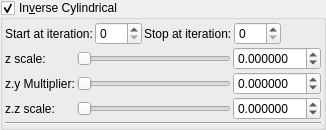
    <widget class="MyGroupBox" name="groupCheck_transf_function_enabledBx_false">
     <property name="toolTip">
      <string>&lt;html&gt;&lt;head/&gt;&lt;body&gt;&lt;p&gt;Cpixel is CVector3 c = ( c.x, c.y, c.z). It is each original point (pixel) in 3D space where the iteration starts from, ( c = original z for each point .) It is commonly found in formula structures z = f(z) + c.&lt;/p&gt;&lt;p&gt;The Cpixel multiplier effectively scales this point &amp;quot;c&amp;quot;.&lt;/p&gt;&lt;p&gt;In this formula the c.y and c.z components of &amp;quot;CVector3 c&amp;quot; are swapped before being multiplied by &amp;quot;CVector3 z&amp;quot; components.&lt;br/&gt;&lt;/p&gt;&lt;/body&gt;&lt;/html&gt;</string>
     </property>
     <property name="title">
      <string>In&amp;verse Cylindrical</string>
     </property>
     <property name="checkable">
      <bool>true</bool>
     </property>
     <layout class="QVBoxLayout" name="verticalLayout_50">
      <property name="spacing">
       <number>2</number>
      </property>
      <property name="leftMargin">
       <number>2</number>
      </property>
      <property name="topMargin">
       <number>2</number>
      </property>
      <property name="rightMargin">
       <number>2</number>
      </property>
      <property name="bottomMargin">
       <number>2</number>
      </property>
      <item>
       <layout class="QGridLayout" name="gridLayout_65">
        <property name="spacing">
         <number>2</number>
        </property>
        <item row="1" column="5">
         <spacer name="horizontalSpacer_37">
          <property name="orientation">
           <enum>Qt::Horizontal</enum>
          </property>
          <property name="sizeHint" stdset="0">
           <size>
            <width>40</width>
            <height>20</height>
           </size>
          </property>
         </spacer>
        </item>
        <item row="1" column="2">
         <widget class="QLabel" name="label_250">
          <property name="text">
           <string>Stop at iteration:</string>
          </property>
         </widget>
        </item>
        <item row="1" column="3">
         <widget class="MySpinBox" name="spinboxInt_transf_stop_iterations_D">
          <property name="sizePolicy">
           <sizepolicy hsizetype="Minimum" vsizetype="Maximum">
            <horstretch>0</horstretch>
            <verstretch>0</verstretch>
           </sizepolicy>
          </property>
          <property name="maximum">
           <number>250</number>
          </property>
         </widget>
        </item>
        <item row="1" column="1">
         <widget class="MySpinBox" name="spinboxInt_transf_start_iterations_D">
          <property name="sizePolicy">
           <sizepolicy hsizetype="Minimum" vsizetype="Maximum">
            <horstretch>0</horstretch>
            <verstretch>0</verstretch>
           </sizepolicy>
          </property>
          <property name="maximum">
           <number>250</number>
          </property>
         </widget>
        </item>
        <item row="1" column="0">
         <widget class="QLabel" name="label_251">
          <property name="text">
           <string>Start at iteration:</string>
          </property>
         </widget>
        </item>
       </layout>
      </item>
      <item>
       <layout class="QGridLayout" name="gridLayout_44">
        <property name="spacing">
         <number>2</number>
        </property>
        <item row="2" column="2">
         <widget class="MyDoubleSpinBox" name="spinbox_transf_scale_1">
          <property name="sizePolicy">
           <sizepolicy hsizetype="Minimum" vsizetype="Maximum">
            <horstretch>0</horstretch>
            <verstretch>0</verstretch>
           </sizepolicy>
          </property>
          <property name="prefix">
           <string/>
          </property>
          <property name="suffix">
           <string/>
          </property>
          <property name="decimals">
           <number>6</number>
          </property>
          <property name="minimum">
           <double>-99.989999999999995</double>
          </property>
          <property name="maximum">
           <double>99.989999999999995</double>
          </property>
          <property name="singleStep">
           <double>0.100000000000000</double>
          </property>
         </widget>
        </item>
        <item row="2" column="0">
         <widget class="QLabel" name="label_113">
          <property name="text">
           <string>z.y Multiplier:</string>
          </property>
         </widget>
        </item>
        <item row="1" column="0">
         <widget class="QLabel" name="label_112">
          <property name="text">
           <string>z scale:</string>
          </property>
         </widget>
        </item>
        <item row="3" column="0">
         <widget class="QLabel" name="label_114">
          <property name="text">
           <string>z.z scale:</string>
          </property>
         </widget>
        </item>
        <item row="5" column="0" colspan="3">
         <widget class="Line" name="line_33">
          <property name="orientation">
           <enum>Qt::Horizontal</enum>
          </property>
         </widget>
        </item>
        <item row="2" column="1">
         <widget class="QSlider" name="slider_transf_scale_1">
          <property name="sizePolicy">
           <sizepolicy hsizetype="Expanding" vsizetype="Maximum">
            <horstretch>0</horstretch>
            <verstretch>0</verstretch>
           </sizepolicy>
          </property>
          <property name="minimum">
           <number>0</number>
          </property>
          <property name="maximum">
           <number>1000000</number>
          </property>
          <property name="value">
           <number>0</number>
          </property>
          <property name="sliderPosition">
           <number>0</number>
          </property>
          <property name="orientation">
           <enum>Qt::Horizontal</enum>
          </property>
         </widget>
        </item>
        <item row="1" column="2">
         <widget class="MyDoubleSpinBox" name="spinbox_transf_scaleA_1">
          <property name="sizePolicy">
           <sizepolicy hsizetype="Minimum" vsizetype="Maximum">
            <horstretch>0</horstretch>
            <verstretch>0</verstretch>
           </sizepolicy>
          </property>
          <property name="prefix">
           <string/>
          </property>
          <property name="suffix">
           <string/>
          </property>
          <property name="decimals">
           <number>6</number>
          </property>
          <property name="minimum">
           <double>-99.989999999999995</double>
          </property>
          <property name="maximum">
           <double>99.989999999999995</double>
          </property>
          <property name="singleStep">
           <double>0.100000000000000</double>
          </property>
         </widget>
        </item>
        <item row="3" column="2">
         <widget class="MyDoubleSpinBox" name="spinbox_transf_scaleC_1">
          <property name="sizePolicy">
           <sizepolicy hsizetype="Minimum" vsizetype="Maximum">
            <horstretch>0</horstretch>
            <verstretch>0</verstretch>
           </sizepolicy>
          </property>
          <property name="prefix">
           <string/>
          </property>
          <property name="suffix">
           <string/>
          </property>
          <property name="decimals">
           <number>6</number>
          </property>
          <property name="minimum">
           <double>-99.989999999999995</double>
          </property>
          <property name="maximum">
           <double>99.989999999999995</double>
          </property>
          <property name="singleStep">
           <double>0.100000000000000</double>
          </property>
         </widget>
        </item>
        <item row="3" column="1">
         <widget class="QSlider" name="slider_transf_scaleC_1">
          <property name="sizePolicy">
           <sizepolicy hsizetype="Expanding" vsizetype="Maximum">
            <horstretch>0</horstretch>
            <verstretch>0</verstretch>
           </sizepolicy>
          </property>
          <property name="minimum">
           <number>0</number>
          </property>
          <property name="maximum">
           <number>10000000</number>
          </property>
          <property name="value">
           <number>0</number>
          </property>
          <property name="sliderPosition">
           <number>0</number>
          </property>
          <property name="orientation">
           <enum>Qt::Horizontal</enum>
          </property>
         </widget>
        </item>
        <item row="1" column="1">
         <widget class="QSlider" name="slider_transf_scaleA_1">
          <property name="sizePolicy">
           <sizepolicy hsizetype="Expanding" vsizetype="Maximum">
            <horstretch>0</horstretch>
            <verstretch>0</verstretch>
           </sizepolicy>
          </property>
          <property name="minimum">
           <number>0</number>
          </property>
          <property name="maximum">
           <number>10000000</number>
          </property>
          <property name="value">
           <number>0</number>
          </property>
          <property name="sliderPosition">
           <number>0</number>
          </property>
          <property name="orientation">
           <enum>Qt::Horizontal</enum>
          </property>
         </widget>
        </item>
       </layout>
      </item>
     </layout>
    </widget>
